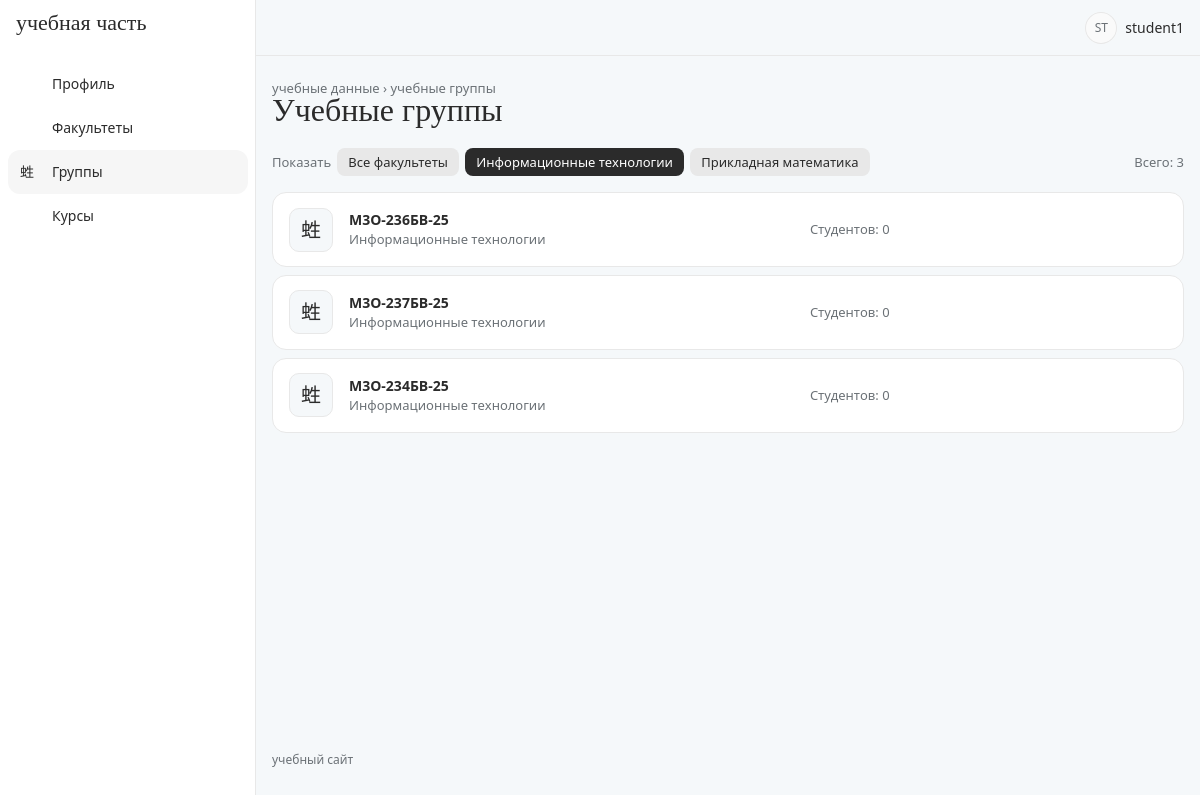
/groups/?department=1 (signed in), run on the app's committed database.
### accounts/models.py (models this page shows, shortened)
class Department(models.Model):
    name = models.CharField(max_length=200)

class AcademicGroup(models.Model):
    name = models.CharField(max_length=50)
    department = models.ForeignKey(
        Department,
        on_delete=models.CASCADE,
        related_name='groups')

### accounts/views.py (the view)
# urls.py: path('groups/', views.academic_group_list, name='academic_group_list'),
@login_required
def academic_group_list(request):
    groups = AcademicGroup.objects.select_related(
        'department'
    )
    department_id = request.GET.get('department', '')
    current_department = int(department_id) if department_id.isdigit() else None
    if current_department:
        groups = groups.filter(department_id=current_department)
    return render(
        request,
        'group_list.html',
        {
            'groups': groups,
            'departments': Department.objects.all(),
            'current_department': current_department,
            'is_methodist': is_methodist(
                request.user
            ),
        }
    )

### accounts/views.py (called while the page is built)
def is_methodist(user):
    return user.groups.filter(
        name='Методист'
    ).exists()

### templates/group_list.html (shortened to what this page needs)
{% extends 'base.html' %}
{% block pretitle %}<span class="crumbs"><a href="/profile/">учебные данные</a> › учебные группы</span>{% endblock %}
{% block page_title %}Учебные группы{% endblock %}
{% block content %}
<div class="filter-bar">
    <span class="text-secondary">Показать</span>
    <a href="?" class="filter-chip {% if not current_department %}active{% endif %}">Все факультеты</a>
    {% for department in departments %}
        <a href="?department={{ department.id }}" class="filter-chip {% if current_department == department.id %}active{% endif %}">{{ department.name }}</a>
    {% endfor %}
    <span class="filter-right text-secondary">Всего: {{ groups|length }}</span>
</div>
{% for group in groups %}
    <div class="list-row">
        <div class="list-row-icon"><i class="ti ti-users-group"></i></div>
        <div class="list-row-main">
            <div class="fw-bold">{{ group.name }}</div>
            <div class="list-row-sub">{{ group.department.name }}</div>
        </div>
        <div class="list-row-meta list-row-sub d-none d-md-block">
            Студентов: {{ group.students.count }}
        </div>
    </div>
{% endfor %}
{% endblock %}

### templates/base.html (shortened to what this page needs)
{% load static %}
<!DOCTYPE html>
<html lang="ru" data-bs-theme="light" data-bs-navbar-position="vertical">
<head>
    <link rel="stylesheet" href="{% static 'core/dist/css/tabler.min.css' %}">
    <link rel="stylesheet" href="{% static 'vendor/tabler-icons/tabler-icons.min.css' %}">
    <link rel="stylesheet" href="{% static 'css/theme.css' %}?=v3">
    <link rel="stylesheet" href="{% static 'css/style.css' %}?=v3">
</head>
<body>
<div class="page">
    <aside class="navbar navbar-vertical navbar-expand-lg">
        <div class="container-fluid">
            <a href="/profile/" class="navbar-brand text-reset">учебная часть</a>
            <div class="collapse navbar-collapse" id="sidebar-menu">
                <ul class="navbar-nav pt-lg-3">
                    <li class="nav-item {% if request.path == '/profile/' %}active{% endif %}">
                        <a class="nav-link" href="/profile/">
                            <span class="nav-link-icon"><i class="ti ti-user-circle"></i></span>
                            <span class="nav-link-title">Профиль</span>
                        </a>
                    </li>
                    <li class="nav-item {% if '/departments/' in request.path %}active{% endif %}">
                        <a class="nav-link" href="/departments/">
                            <span class="nav-link-icon"><i class="ti ti-building"></i></span>
                            <span class="nav-link-title">Факультеты</span>
                        </a>
                    </li>
                    <li class="nav-item {% if '/groups/' in request.path %}active{% endif %}">
                        <a class="nav-link" href="/groups/">
                            <span class="nav-link-icon"><i class="ti ti-users-group"></i></span>
                            <span class="nav-link-title">Группы</span>
                        </a>
                    </li>
                    <li class="nav-item {% if '/courses/' in request.path %}active{% endif %}">
                        <a class="nav-link" href="/courses/">
                            <span class="nav-link-icon"><i class="ti ti-book"></i></span>
                            <span class="nav-link-title">Курсы</span>
                        </a>
                    </li>
                </ul>
            </div>
        </div>
    </aside>
    <header class="navbar navbar-expand-md d-none d-lg-flex">
        <div class="container-xl">
            <div class="navbar-nav flex-row ms-auto align-items-center">
                <a href="?theme=dark" class="nav-link hide-theme-dark" title="Тёмная тема">
                    <i class="ti ti-moon fs-2 header-icon"></i>
                </a>
                {% if user.is_authenticated %}
                <div class="nav-item dropdown ms-3">
                    <a href="#" class="nav-link d-flex align-items-center gap-2 p-0" data-bs-toggle="dropdown">
                        <span class="avatar avatar-sm">{{ user.username|slice:":2"|upper }}</span>
                        <span>{{ user.username }}</span>
                    </a>
                </div>
                {% endif %}
            </div>
        </div>
    </header>
    <div class="page-wrapper">
        <div class="page-header">
            <div class="container-xl">
                <div class="row g-2 align-items-center">
                    <div class="col">
                        <div class="page-pretitle">{% block pretitle %}учебные данные{% endblock %}</div>
                        <h2 class="page-title">{% block page_title %}{% endblock %}</h2>
                    </div>
                </div>
            </div>
        </div>
        <div class="page-body">
            <div class="container-xl">
                {% block content %}{% endblock %}
            </div>
        </div>
        <footer class="footer footer-transparent">
            <div class="container-xl text-secondary">учебный сайт</div>
        </footer>
    </div>
</div>
</body>
</html>

### static/css/theme.css (style rules this page uses)
:root { --app-ice: #f5f8fa; --app-sky: #7eb5d6; --app-cloud: #e8e8e8; --app-charcoal: #2b2b2b; --app-ink: light-dark(#2b2b2b, #e8e8e8); --tblr-font-sans-serif: system-ui, 'Segoe UI', Roboto, Arial, sans-serif; --tblr-primary: #2b2b2b; --tblr-primary-rgb: 43, 43, 43; --tblr-body-bg: light-dark(#f5f8fa, #1f2225); --tblr-bg-surface: light-dark(#ffffff, #2b2b2b); --tblr-body-color: light-dark(#2b2b2b, #e8e8e8); --tblr-secondary: light-dark(#6b7176, #a7adb2); --tblr-border-color: light-dark(#e8e8e8, #3a3e42); --tblr-border-color-translucent: light-dark(#e8e8e8, #3a3e42); --tblr-border-radius: 12px; --tblr-border-radius-lg: 20px; }
h1, h2, h3, .page-title, .card-title, .empty-title, .navbar-brand { font-family: Georgia, 'Times New Roman', serif; font-weight: 500; }
.page-title { font-size: 2rem; }
.page-pretitle { text-transform: lowercase; letter-spacing: 0; font-size: .8125rem; }
.navbar-brand { font-size: 1.375rem; text-transform: lowercase; }
.navbar-vertical .nav-link { border-radius: 999px; }
.navbar-vertical .nav-item.active > .nav-link { background: color-mix(in srgb, var(--app-sky) 30%, transparent); }
.page > header.navbar { background: transparent; border-bottom: 0; }
.crumbs a { color: var(--tblr-secondary); }
.filter-bar { display: flex; flex-wrap: wrap; align-items: center; gap: .375rem; margin-bottom: 1rem; font-size: .8125rem; }
.filter-chip { padding: .3rem .7rem; border-radius: 8px; background: light-dark(var(--app-cloud), #3a3e42); color: var(--app-ink); }
.filter-chip.active { background: var(--app-ink); color: light-dark(#ffffff, var(--app-charcoal)); }
.filter-right { margin-left: auto; }
.list-row { display: flex; align-items: center; gap: 1rem; margin-bottom: .5rem; padding: .9rem 1rem; background: var(--tblr-bg-surface); border: 1px solid var(--tblr-border-color); border-radius: 14px; }
.list-row-icon { flex: none; width: 44px; height: 44px; display: grid; place-items: center; border-radius: 10px; background: var(--tblr-body-bg); border: 1px solid var(--tblr-border-color); font-size: 1.25rem; }
.list-row-main { flex: 1 1 40%; min-width: 0; }
.list-row-meta { flex: 1 1 30%; }
.list-row-sub { color: var(--tblr-secondary); font-size: .8125rem; }

### static/css/style.css (style rules this page uses)
.header-icon { color: var(--app-sky); }
.footer { font-size: .75rem; text-transform: lowercase; }

### data on the page
Department: name "Информационные технологии"
Department: name "Прикладная математика"
AcademicGroup: name "М3О-236БВ-25", department.name "Информационные технологии", students.count "0"
AcademicGroup: name "М3О-237БВ-25", department.name "Информационные технологии", students.count "0"
AcademicGroup: name "М3О-234БВ-25", department.name "Информационные технологии", students.count "0"

### other printed values
{{ user.username|slice:":2"|upper }} "ST"
{{ user.username }} "student1"
{{ groups|length }} "3"
